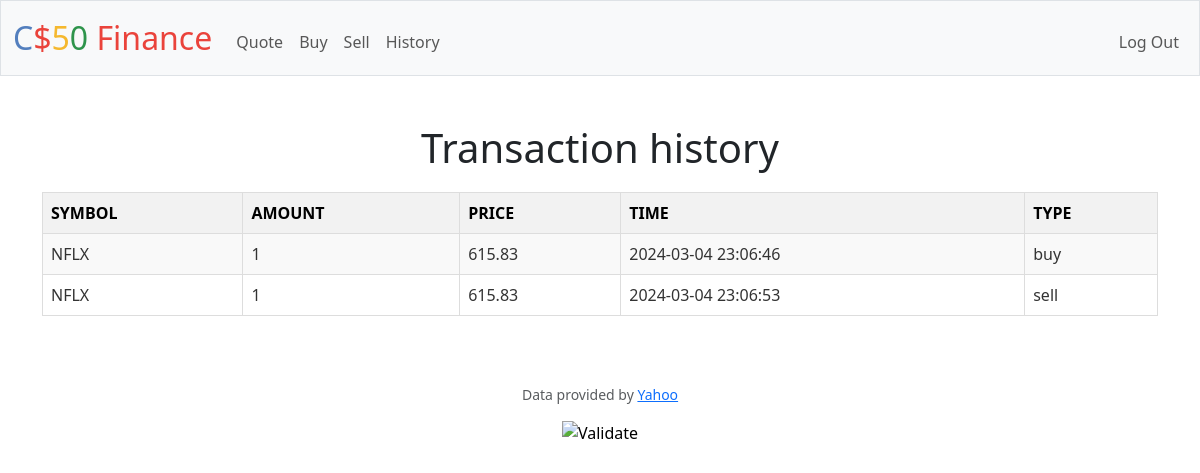
The app's page /history (signed in), older data.
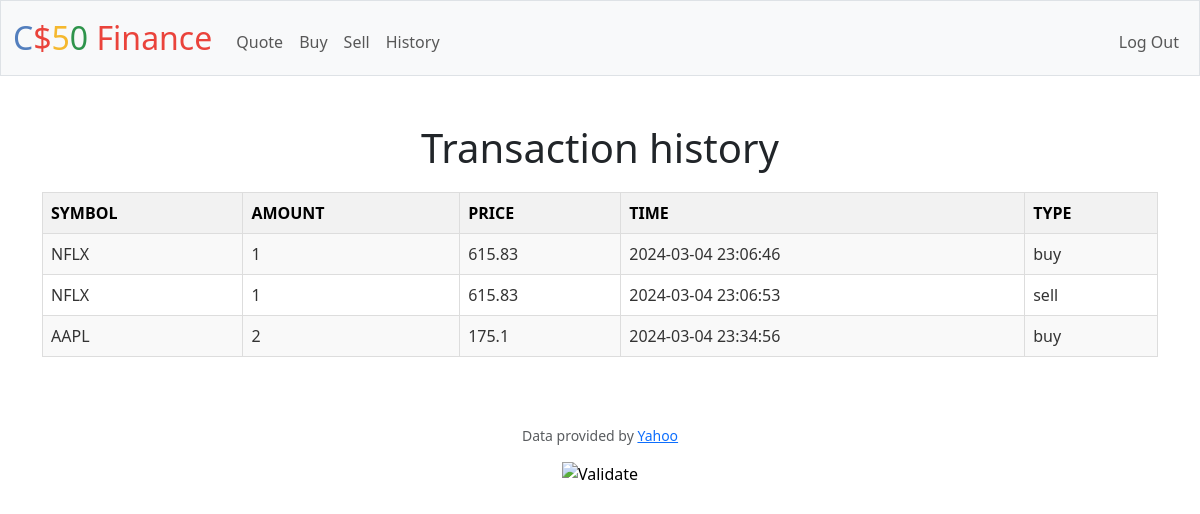
The same page, newer data.
### tables this page shows
CREATE TABLE transactions (id INTEGER PRIMARY KEY AUTOINCREMENT NOT NULL, user_id INTEGER NOT NULL, symbol TEXT NOT NULL, amount INTEGER NOT NULL, quote INTEGER NOT NULL, timestamp DATETIME DEFAULT CURRENT_TIMESTAMP, type VARCHAR(4) NOT NULL, CHECK(type IN("buy","sell")), FOREIGN KEY (user_id) REFERENCES users(id));

### app.py (the view)
@app.route("/history")
@login_required
def history():
    records = db.execute('SELECT * FROM transactions WHERE user_id =?', session.get("user_id"))
    return render_template('history.html', records=records)

### app.py (called while the page is built)
@app.after_request
def after_request(response):
    response.headers["Cache-Control"] = "no-cache, no-store, must-revalidate"
    response.headers["Expires"] = 0
    response.headers["Pragma"] = "no-cache"
    return response

### helpers.py (called while the page is built)
def login_required(f):
    @wraps(f)
    def decorated_function(*args, **kwargs):
        if session.get("user_id") is None:
            return redirect("/login")
        return f(*args, **kwargs)
    return decorated_function

### templates/history.html (shortened to what this page needs)
{% extends "layout.html" %}
{% block main %}
<h1> Transaction history</h1>
<table class="quotes-table">
    {% if records %}
    <tr>
        <th>SYMBOL</th>
        <th>AMOUNT</th>
        <th>PRICE</th>
        <th>TIME</th>
        <th>TYPE</th>
    </tr>
        {% for record in records %}
            <tr>
                <td>{{ record['symbol'] }}</td>
                <td>{{ record['amount'] }}</td>
                <td>{{ record['quote'] }}</td>
                <td>{{ record['timestamp'] }}</td>
                <td>{{ record['type'] }}</td>
            </tr>
        {% endfor %}
    {% endif %}
</table>
{% endblock %}

### templates/layout.html (shortened to what this page needs)
<!DOCTYPE html>
<html lang="en">
    <head>
        <link href="https://cdn.jsdelivr.net/npm/bootstrap@5.3.2/dist/css/bootstrap.min.css" rel="stylesheet">
        <link href="/static/styles.css" rel="stylesheet">
    </head>
    <body>
        <nav class="bg-light border navbar navbar-expand-md navbar-light">
            <div class="container-fluid">
                <a class="navbar-brand" href="/"><span class="blue">C</span><span class="red">$</span><span class="yellow">5</span><span class="green">0</span> <span class="red">Finance</span></a>
                <div class="collapse navbar-collapse" id="navbar">
                    {% if session["user_id"] %}
                        <ul class="navbar-nav me-auto mt-2">
                            <li class="nav-item"><a class="nav-link" href="/quote">Quote</a></li>
                            <li class="nav-item"><a class="nav-link" href="/buy">Buy</a></li>
                            <li class="nav-item"><a class="nav-link" href="/sell">Sell</a></li>
                            <li class="nav-item"><a class="nav-link" href="/history">History</a></li>
                        </ul>
                        <ul class="navbar-nav ms-auto mt-2">
                            <li class="nav-item"><a class="nav-link" href="/logout">Log Out</a></li>
                        </ul>
                    {% else %}
                        <ul class="navbar-nav ms-auto mt-2">
                            <li class="nav-item"><a class="nav-link" href="/register">Register</a></li>
                            <li class="nav-item"><a class="nav-link" href="/login">Log In</a></li>
                        </ul>
                    {% endif %}
                </div>
            </div>
        </nav>
        <main class="container py-5 text-center">
            {% block main %}{% endblock %}
        </main>
        <footer class="mb-5">
            <p class="mb-3 small text-center text-muted">
                Data provided by <a href="https://finance.yahoo.com/">Yahoo</a>
            </p>
            <form action="https://validator.w3.org/check" class="text-center" enctype="multipart/form-data" method="post" target="_blank">
                <input alt="Validate" src="/static/I_heart_validator.png" type="image">
            </form>
        </footer>
    </body>
</html>

### static/styles.css (style rules this page uses)
nav .navbar-brand { font-size: xx-large; }
nav .navbar-brand .blue { color: #537fbe; }
nav .navbar-brand .red { color: #ea433b; }
nav .navbar-brand .yellow { color: #f5b82e; }
nav .navbar-brand .green { color: #2e944b; }
.quotes-table { width: 100%; border-collapse: collapse; margin: 20px 0; }
.quotes-table th, .quotes-table td { border: 1px solid #ddd; padding: 8px; text-align: left; }
.quotes-table th { background-color: #f2f2f2; color: black; }
.quotes-table tr:nth-child(even) { background-color: #f9f9f9; }
.quotes-table td { color: #333; }

Row changes from the older to the newer data that the page shows:
added transactions: symbol "AAPL", amount "2", quote "175.1", timestamp "2024-03-04 23:34:56", type "buy"
